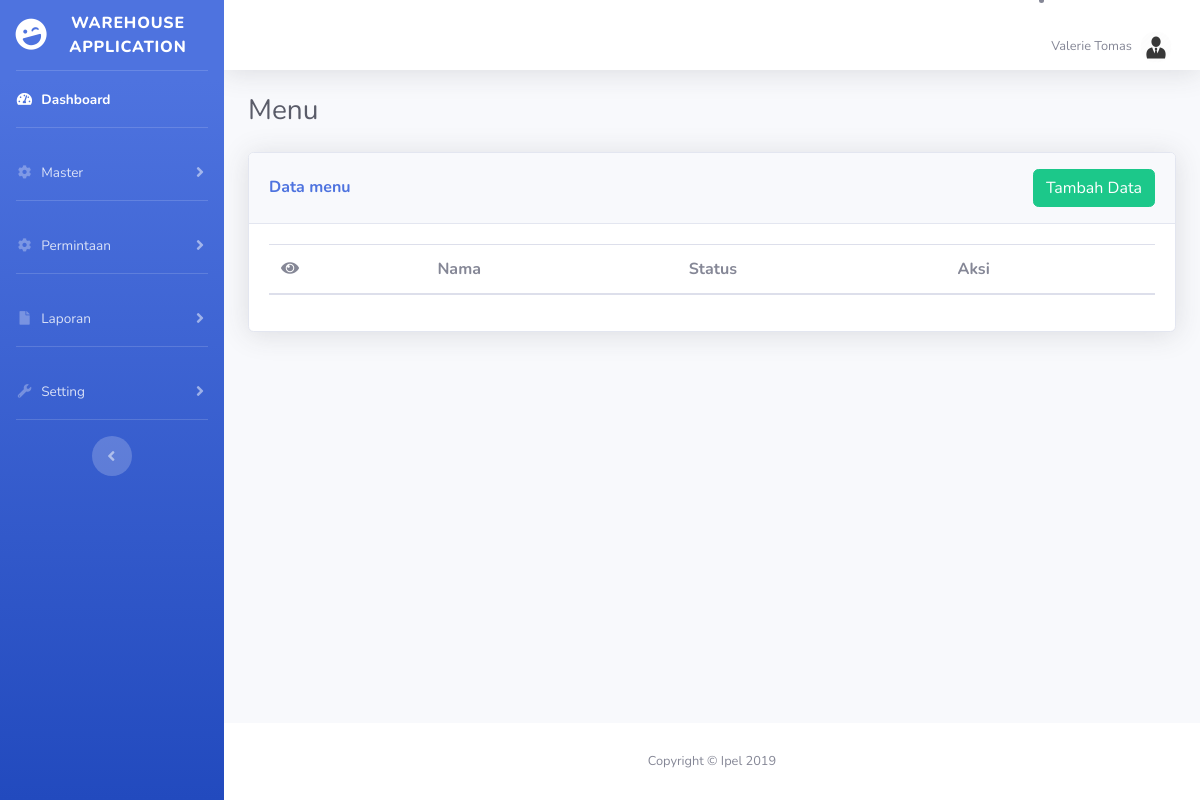
The page /index.php/menu on the database as committed earlier.
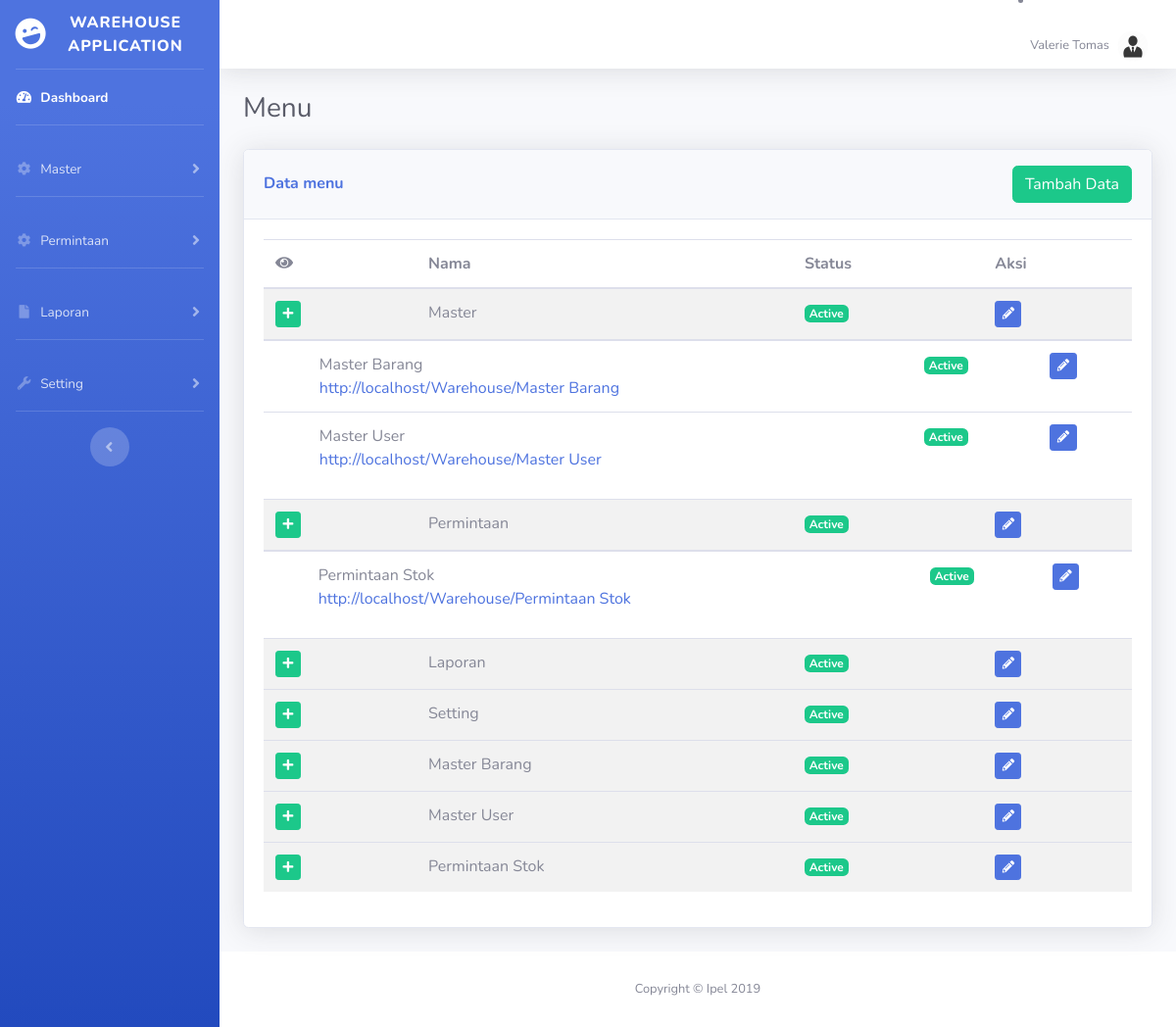
The same page on the database as committed later.
### tables this page shows
CREATE TABLE IF NOT EXISTS `t_menu` (
  `menu_id` int(11) NOT NULL AUTO_INCREMENT,
  `menu_name` varchar(258) NOT NULL,
  `url` varchar(258) NOT NULL,
  `status` int(1) NOT NULL,
  `type` int(11) NOT NULL,
  PRIMARY KEY (`menu_id`)
);

### application/controllers/Menu.php (called while the page is built, shortened)
<?php
class Menu extends CI_Controller {
public function __construct()
	{
		$this->load->model("Menu_model", "", TRUE);
	}
	public function index()
	{
		$data = array(	'page' 		=> 'menu_view',
				'link_add' 	=> anchor('menu/tambah', 'Tambah Data', array('class' => 'btn btn-success',  )),
				'judul' 	=> 'Data menu',
				'table'		=> $this->Menu_model->get_all()
				);
		$this->load->view('index', $data);
	}
}

### index.php (called while the page is built, shortened)
<?php
require_once BASEPATH.'core/CodeIgniter.php';

### application/models/Menu_model.php (called while the page is built, shortened)
<?php
class Menu_model extends CI_Model {
	var $table = 't_menu';
	public function get_all()
	{
		return $this->db->get($this->table);
	}
	public function get_childern($id)
	{
		$this->db->where(array('type' => $id));
		return $this->db->get($this->table);
	}
}

### application/views/menu_view.php (the view, shortened to what this page needs)
<div class="d-sm-flex align-items-center justify-content-between mb-4">
	<h1 class="h3 mb-0 text-gray-800">Menu</h1>
</div>
<div class="row">
	<div class="col">
		<div class="card shadow mb-4">
            <div class="card-header py-3 d-flex flex-row align-items-center justify-content-between">
                <h6 class="m-0 font-weight-bold text-primary"><?= $judul; ?></h6>
                <div class="dropdown no-arrow">
                    <a class="dropdown-toggle" href="#" role="button" id="dropdownMenuLink" data-toggle="dropdown" aria-haspopup="true" aria-expanded="false">
                      	<?= isset($link_add)?$link_add:'';?>
                    </a>
                </div>
            </div>
            <div class="card-body">
                <?php if(isset($table)):?>
                <table class="table">
					<thead>
						<tr>
							<th><i class="fa fa-eye"></i></th>
							<th>Nama</th>
							<th>Status</th>
							<th>Aksi</th>
						</tr>
					</thead>
					<tbody>
					<?php
						$res = $table->result();
						foreach ($res as $row):
					?>
						<tr style="background-color: rgba(0,0,0,.05);">
							<td>
								<button type="button" class="btn btn-success btn-xs"><i class="fa fa-plus"></i></button>
							</td>
							<td><?= $row->menu_name; ?></td>
							<td>
							<?php if($row->status==1):?>
								<a href="#" class="badge badge-success">Active</a>
							<?php else:?>
								<a href="#" class="badge badge-danger">Deactive</a>
							<?php endif; ?>
							</td>
							<td>
								<a href="<?= base_url("Menu/ubah/".$row->menu_id); ?>" title="" class="btn btn-primary btn-xs" data-toggle="tooltip" data-original-title="Ubah"><span class="fa fa-pencil-alt"></span></a>
							</td>
						</tr>
						<?php
							$q = $this->Menu_model->get_childern($row->menu_id);
							if($q->num_rows() > 0):
						?>
						<tr>
							<td colspan="4" style="padding:0;">
                				<table class="table">
                					<tbody>
                						<?php
                							$cres = $q->result();
                							foreach ($cres as $crow):
                						?>
                						<tr>
                							<td></td>
											<td>
												<?= $crow->menu_name; ?>
												<br>
												<a href="<?= base_url($crow->menu_name); ?>"><?= base_url($crow->menu_name); ?></a>
											</td>
											<td>
											<?php if($crow->status==1):?>
												<a href="#" class="badge badge-success">Active</a>
											<?php else:?>
												<a href="#" class="badge badge-danger">Deactive</a>
											<?php endif; ?>
											</td>
											<td>
												<a href="<?= base_url("Menu/ubah/".$crow->menu_id); ?>" title="" class="btn btn-primary btn-xs" data-toggle="tooltip" data-original-title="Ubah"><span class="fa fa-pencil-alt"></span></a>
											</td>
                						</tr>
										<?php endforeach; ?>
                					</tbody>
                				</table>
							</td>
						</tr>
						<?php endif; ?>
					<?php endforeach; ?>
					</tbody>
                </table>
                <?php endif;?>
            </div>
        </div>
	</div>
</div>

### application/views/index.php (shortened to what this page needs)
<!DOCTYPE html>
<html lang="en">
<head>
    <link href="<?php echo base_url()?>assets/vendor/fontawesome-free/css/all.min.css" rel="stylesheet" type="text/css">
    <link href="<?php echo base_url()?>assets/vendor/metisMenu/metisMenu.min.css" rel="stylesheet">
    <link href="<?php echo base_url()?>assets/css/sb-admin-2.min.css" rel="stylesheet">
    <link href="<?php echo base_url()?>assets/vendor/datatables/dataTables.bootstrap4.min.css" rel="stylesheet">
    <link href="<?php echo base_url()?>assets/vendor/datatables-responsive/dataTables.responsive.css" rel="stylesheet">
    <link href="<?php echo base_url()?>assets/vendor/morrisjs/morris.css" rel="stylesheet">
    <link href="<?php echo base_url()?>assets/css/style.css" rel="stylesheet">
</head>
<body id="page-top">
    <div id="wrapper">
        <?php $this->load->view('navigation') ?>
        <div id="content-wrapper" class="d-flex flex-column">
            <div id="content">
                <nav class="navbar navbar-expand navbar-light bg-white topbar mb-4 static-top shadow">
                    <li class="nav-item dropdown no-arrow">
                        <a class="nav-link dropdown-toggle" href="#" id="userDropdown" role="button" data-toggle="dropdown" aria-haspopup="true" aria-expanded="false">
                            <span class="mr-2 d-none d-lg-inline text-gray-600 small">Valerie Tomas</span>
                            <img class="img-profile rounded-circle" src="<?php echo base_url()?>assets/img/user.png">
                        </a>
                    </li>
                </nav>
                <div class="container-fluid">
                    <?php  $this->load->view($page);?>
                </div>
            </div>
            <footer class="sticky-footer bg-white">
                <div class="container my-auto">
                    <div class="copyright text-center my-auto">
                        <span>Copyright &copy; Ipel 2019</span>
                    </div>
                </div>
            </footer>
        </div>
    </div>
</body>
</html>

### application/views/navigation.php (shortened to what this page needs)
<ul class="navbar-nav bg-gradient-primary sidebar sidebar-dark accordion" id="accordionSidebar">
    <a class="sidebar-brand d-flex align-items-center justify-content-center" href="<?php echo base_url() ?>">
        <div class="sidebar-brand-icon rotate-n-15">
            <i class="fas fa-laugh-wink"></i>
        </div>
        <div class="sidebar-brand-text mx-3">Warehouse Application</div>
    </a>
    <hr class="sidebar-divider my-0">
    <li class="nav-item active">
        <a class="nav-link" href="<?php echo site_url() ?>">
            <i class="fas fa-fw fa-tachometer-alt"></i>
            <span>Dashboard</span>
        </a>
    </li>
    <hr class="sidebar-divider">
    <li class="nav-item">
        <a class="nav-link collapsed" href="#" data-toggle="collapse" data-target="#master_menu" aria-expanded="true" aria-controls="collapseTwo">
            <i class="fas fa-fw fa-cog"></i>
            <span>Master</span>
        </a>
    </li>
    <hr class="sidebar-divider">
    <li class="nav-item">
        <a class="nav-link collapsed" href="#" data-toggle="collapse" data-target="#formulir_menu" aria-expanded="true" aria-controls="collapseTwo">
            <i class="fas fa-fw fa-cog"></i>
            <span>Permintaan</span>
        </a>
    </li>
    <hr class="sidebar-divider">
    <li class="nav-item">
        <a class="nav-link collapsed" href="#" data-toggle="collapse" data-target="#laporan_menu" aria-expanded="true" aria-controls="collapseTwo">
            <i class="fas fa-fw fa-file"></i>
            <span>Laporan</span>
        </a>
    </li>
    <hr class="sidebar-divider">
    <li class="nav-item">
        <a class="nav-link collapsed" href="#" data-toggle="collapse" data-target="#setting_menu" aria-expanded="true" aria-controls="collapseTwo">
            <i class="fas fa-fw fa-wrench"></i>
            <span>Setting</span>
        </a>
    </li>
    <hr class="sidebar-divider d-none d-md-block">
    <div class="text-center d-none d-md-inline">
        <button class="rounded-circle border-0" id="sidebarToggle"></button>
    </div>
</ul>

### assets/css/style.css (style rules this page uses)
.btn-xs { padding: .2rem .4rem !important; font-size: .775rem !important; line-height: 1.5; border-radius: .2rem; }

Rows that differ between the two databases and show on the page:
added t_menu: menu_name "Master", status "Active", shown under "Data menu"
added t_menu: menu_name "Master Barang", menu_name "http://localhost/Warehouse/Master Barang", status "Active"
added t_menu: menu_name "Master User", menu_name "http://localhost/Warehouse/Master User", status "Active"
added t_menu: menu_name "Permintaan", status "Active", shown under "Data menu"
added t_menu: menu_name "Permintaan Stok", menu_name "http://localhost/Warehouse/Permintaan Stok", status "Active"
added t_menu: menu_name "Laporan", status "Active", shown under "Data menu"
added t_menu: menu_name "Setting", status "Active", shown under "Data menu"
